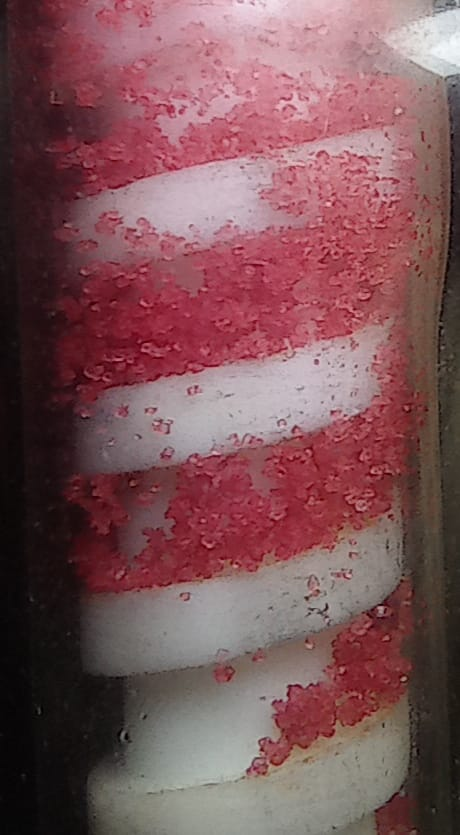
#> input picture ScrewReactor/Screw Red.jpeg, 460 x 835 px, found by its file name
$ python 'masking thread divide16.py'
#> lines starting #> are read from the running program, lines starting #| are printed output that depends on the picture; after the words box and inside, x2 and y2 are one past the last pixel; in counts of white or black regions, pixels touching at a corner belong together
from re import L
import cv2
import numpy as np

imagePath = "D:\OneDrive - Indian Institute of Technology Guwahati\Work Related\Image Analysis Color Percentage\ScrewReactor/"
img = cv2.imread(imagePath+"Screw Red.jpeg")
#> img is the input picture: shape (835, 460, 3); mean B, G, R 88.1, 83.9, 124.4

mask = np.zeros(img.shape[:2], dtype="uint8")
pts = np.array([[50,80],[70,200],[410,120],[390,00]]) # points go anticlockwise, first is the top left one
lengthinc = pts[3][0]-pts[0][0]
lengthinc = lengthinc/4
hinc = pts[0][1]-pts[3][1]
hinc = hinc/4
heightinc = pts[1][1]-pts[0][1]
heightinc = heightinc/4
linc = pts[1][0]-pts[0][0]
linc = linc/4

# points = np.array([[pts[0][0], pts[0][1]],[pts[0][0]+linc, pts[0][1]+heightinc],[pts[0][0]+linc+lengthinc, pts[0][1]+heightinc-hinc],[pts[0][0] + lengthinc, pts[0][1]-hinc]])

# print(points)
red_area = []
for i in range(4):
    for j in range(4):

        firstptx = pts[0][0] + j*lengthinc + i*linc
        firstpty = pts[0][1] + i*heightinc - j*hinc
        points = np.array([[firstptx, firstpty], [firstptx + linc, firstpty + heightinc], [firstptx + linc + lengthinc, firstpty + heightinc - hinc], [firstptx + lengthinc, firstpty - hinc]])
        mask = np.zeros(img.shape[:2], dtype="uint8")
        cv2.fillPoly(mask, pts = np.int32([points]), color=(255,255,255))
        # areapixel = cv2.contourArea(pts)
        area = ((360-235)/0.7)**2
        # print(area)

        masked = cv2.bitwise_and(img, img, mask=mask)
        cv2.imshow("masked", masked)
        # pixels = cv2.countNonZero(mask)
        # print("pixels: ", pixels)

        # Lab Color Space
        lowerValues = np.array([0, 155, 130])
        upperValues = np.array([255, 223, 226])
        labImage = cv2.cvtColor(masked, cv2.COLOR_BGR2LAB)
        labMask = cv2.inRange(labImage, lowerValues, upperValues)

        labOutput = cv2.bitwise_and(masked, masked, mask=labMask)

        area_red = cv2.countNonZero(labMask)/area
        red_area.append(area_red)
        print('Red pixel area:', np.round(area_red, 2), "cm2")
        cv2.imshow("ANDed mask", labOutput)
#> this loop made 4 passes
#> pass 1, `cv2.imshow("masked", masked)`:
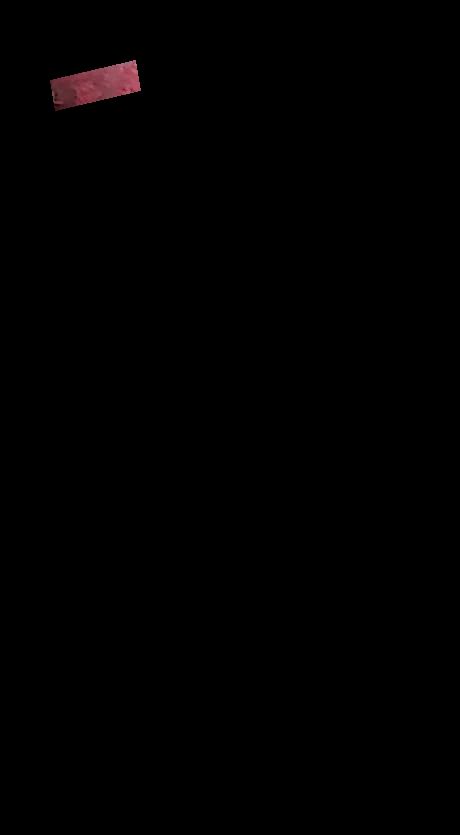
#> window 'masked': shape (835, 460, 3); mean B, G, R 0.5, 0.5, 1
#> pass 1, `cv2.imshow("ANDed mask", labOutput)`:
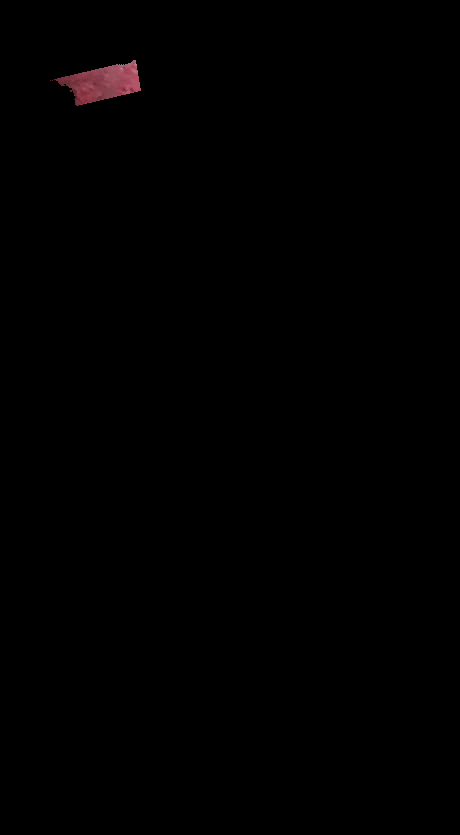
#> window 'ANDed mask': shape (835, 460, 3); mean B, G, R 0.5, 0.4, 0.8
#> pass 1, `cv2.imshow("masked", masked)`:
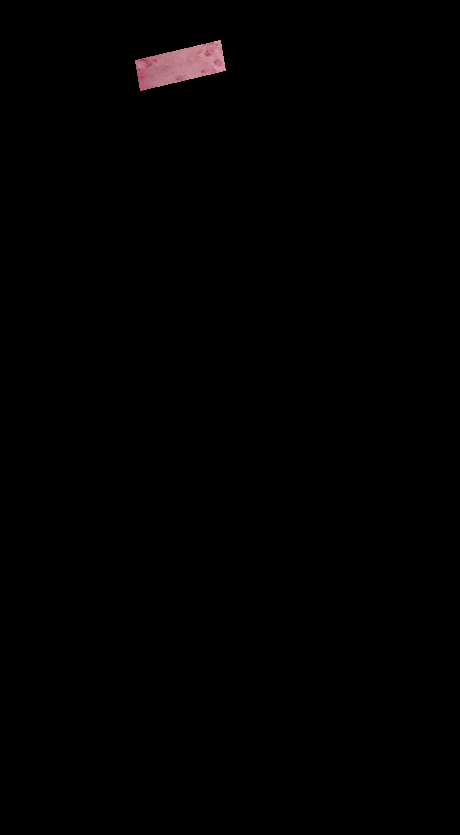
#> window 'masked': shape (835, 460, 3); mean B, G, R 1, 0.9, 1.4
#> pass 1, `cv2.imshow("ANDed mask", labOutput)`:
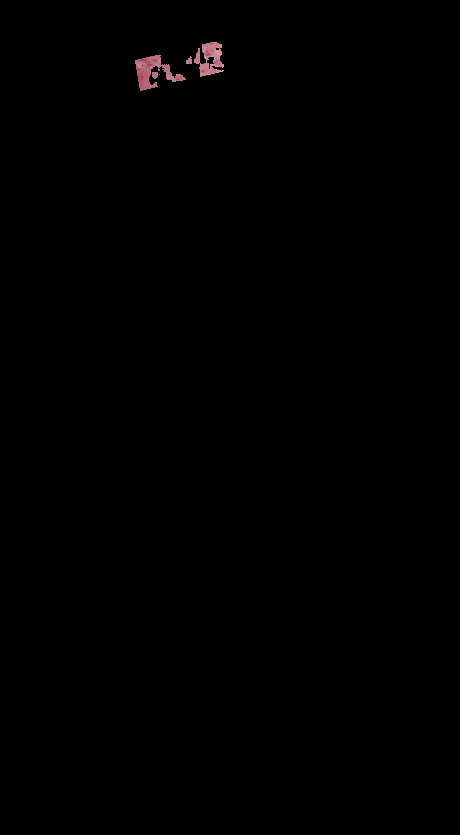
#> window 'ANDed mask': shape (835, 460, 3); mean B, G, R 0.5, 0.4, 0.7
#> after the loop: labImage: shape (835, 460, 3); mean of channels 0, 1, 2 1, 128.2, 128
#> after the loop:
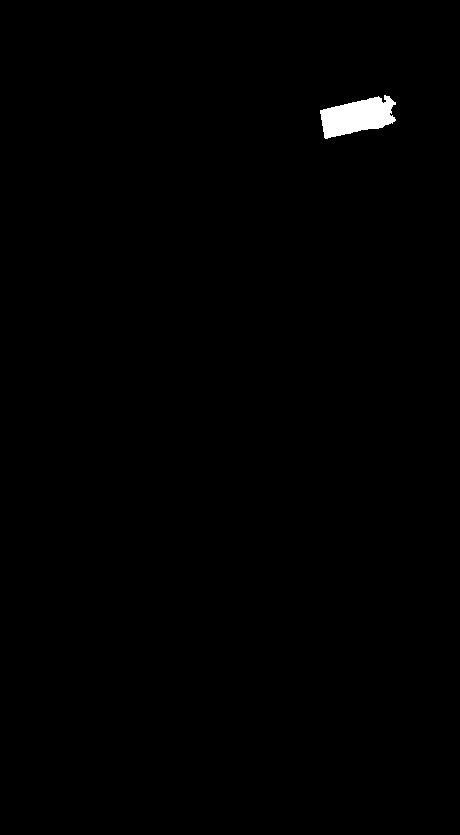
#> labMask: shape (835, 460); 0.55% white; 1 white region, box (x1, y1, x2, y2) and area: (320, 95, 396, 139) 2123
#> after the loop:
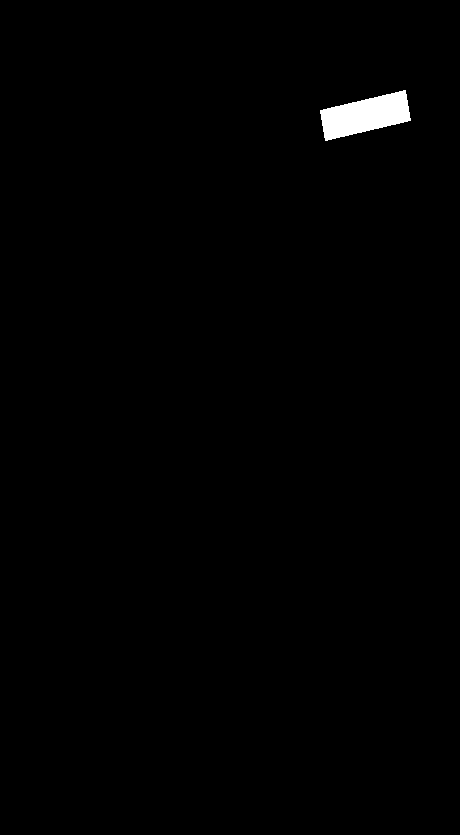
#> mask: shape (835, 460); 0.72% white; 1 white region, box (x1, y1, x2, y2) and area: (320, 90, 411, 141) 2766
#> after the loop, red_area = [0.0696, 0.0446, 0.000314, 0, 0.0353, 0.0464, 0.0414, 0, 0.0799, 0.0484, 0.0642, 0.0365, 0.07, 0.0736, 0.08, 0.0666]


red_area = np.array(red_area)
mean = np.mean(red_area)
#> mean = 0.0473
std = np.std(red_area)
#> std = 0.0268
print('Red pixel area mean:', np.round(mean, 2), "cm2")
#| Red pixel area mean: 0.05 cm2
print('Red pixel area std:', np.round(std, 2), "cm2")
#| Red pixel area std: 0.03 cm2

cv2.waitKey(0)
cv2.destroyAllWindows()
